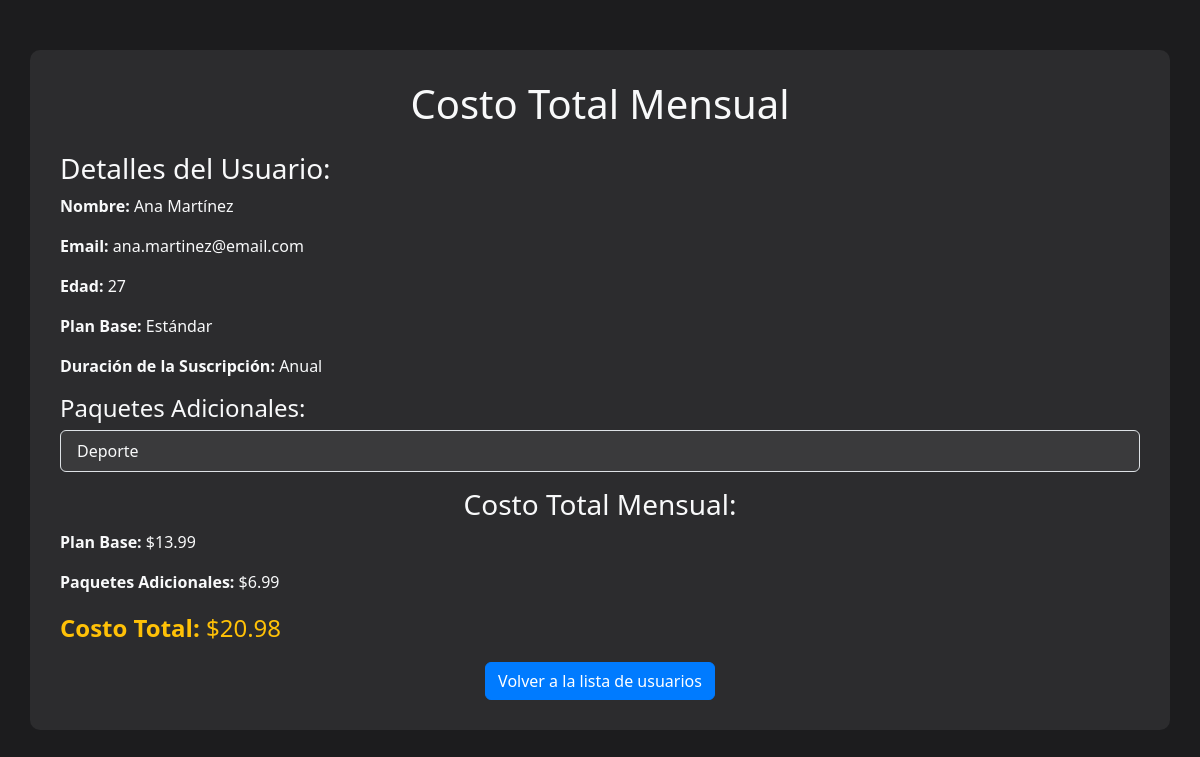
The app's page /hito2T/vista/costototal.php?id=4 with its own data.
### tables this page shows
CREATE TABLE IF NOT EXISTS usuarios (
    id INT AUTO_INCREMENT PRIMARY KEY,
    nombre VARCHAR(100) NOT NULL,
    apellidos VARCHAR(100) NOT NULL,
    correo VARCHAR(255) NOT NULL UNIQUE,
    edad INT NOT NULL CHECK (edad > 0),
    plan_base_id INT NOT NULL,
    duracion ENUM('Mensual', 'Anual') NOT NULL,
    FOREIGN KEY (plan_base_id) REFERENCES plan_base(id) ON DELETE CASCADE
);

CREATE TABLE IF NOT EXISTS plan_base (
    id INT AUTO_INCREMENT PRIMARY KEY,
    nombre ENUM('Básico', 'Estándar', 'Premium') NOT NULL UNIQUE,
    precio DECIMAL(5,2) NOT NULL
);

### hito2T/config/class_conexion.php (called while the page is built, shortened)
<?php
class Conexion {
private $servidor = 'localhost';
private $usuario = 'root';
private $password = '1234';
private $base_datos = 'StreamWeb';
public function __construct() {
$this->conexion = new
mysqli($this->servidor, $this->usuario,
$this->password, $this->base_datos);
}
}
?>

### hito2T/controlador/UsuariosController.php (called while the page is built, shortened)
<?php
require_once '../modelo/class_usuario.php';
class UsuariosController
{
    private $modelo;
    public function __construct()
    {
        $this->modelo = new Usuario();
    }
    public function obtenerUsuarioPorId($id_usuario)
    {
        return $this->modelo->obtenerUsuarioPorId($id_usuario);
    }
}
?>

### hito2T/modelo/class_usuario.php (called while the page is built, shortened)
<?php
require_once '../config/class_conexion.php';
class Usuario
{
    private $conexion;
    public function __construct()
    {
        $this->conexion = new Conexion();
    }
    public function obtenerUsuarioPorId($id_usuario)
    {
        $sql = "SELECT u.id, u.nombre, u.apellidos, u.correo, u.edad, pb.nombre AS plan_base, u.duracion
                FROM usuarios u
                INNER JOIN plan_base pb ON u.plan_base_id = pb.id
                WHERE u.id = ?";
        $stmt = $this->conexion->conexion->prepare($sql);
        $stmt->bind_param('i', $id_usuario);
        $stmt->execute();
        $result = $stmt->get_result();
        $usuario = $result->fetch_assoc();
        $usuario['paquetes'] = $this->obtenerPaquetesPorUsuario($usuario['id']);
        return $usuario;
    }
    private function obtenerPaquetesPorUsuario($usuarioId)
    {
        $sql = "SELECT p.nombre
                FROM usuario_paquetes up
                INNER JOIN paquetes p ON up.paquete_id = p.id
                WHERE up.usuario_id = ?";
        $stmt = $this->conexion->conexion->prepare($sql);
        $stmt->bind_param('i', $usuarioId);
        $stmt->execute();
        $result = $stmt->get_result();
        $paquetes = [];
        while ($row = $result->fetch_assoc()) {
            $paquetes[] = $row['nombre'];
        }
        return $paquetes;
    }
}
?>

### hito2T/vista/costototal.php (the view, shortened to what this page needs)
<?php
require_once '../controlador/UsuariosController.php';
$controller = new UsuariosController();
if (isset($_GET['id'])) {
    $id_usuario = $_GET['id'];
    $usuario = $controller->obtenerUsuarioPorId($id_usuario);
    $precioPlan = 0;
    switch ($usuario['plan_base']) {
        case 'Estándar':
            $precioPlan = 13.99;
            break;
    }
    $precioPaquetes = 0;
    foreach ($usuario['paquetes'] as $paquete) {
        switch ($paquete) {
            case 'Deporte':
                $precioPaquetes += 6.99;
                break;
        }
    }
    $costoTotalMensual = $precioPlan + $precioPaquetes;
}
?>
<!DOCTYPE html>
<html lang="es">
<head>
    <link href="https://cdn.jsdelivr.net/npm/bootstrap@5.3.3/dist/css/bootstrap.min.css" rel="stylesheet">
</head>
<body>
    <div class="container">
        <h1 class="text-center mb-4">Costo Total Mensual</h1>
        <h3>Detalles del Usuario:</h3>
        <p><strong>Nombre:</strong> <?= $usuario['nombre'] ?> <?= $usuario['apellidos'] ?></p>
        <p><strong>Email:</strong> <?= $usuario['correo'] ?></p>
        <p><strong>Edad:</strong> <?= $usuario['edad'] ?></p>
        <p><strong>Plan Base:</strong> <?= $usuario['plan_base'] ?></p>
        <p><strong>Duración de la Suscripción:</strong> <?= $usuario['duracion'] ?></p>
        <h4>Paquetes Adicionales:</h4>
        <ul class="list-group mb-3">
            <?php if (!empty($usuario['paquetes'])): ?>
                <?php foreach ($usuario['paquetes'] as $paquete): ?>
                    <li class="list-group-item"> <?= $paquete ?> </li>
                <?php endforeach; ?>
            <?php else: ?>
                <li class="list-group-item">No tiene paquetes adicionales</li>
            <?php endif; ?>
        </ul>
        <h3 class="text-center">Costo Total Mensual:</h3>
        <p><strong>Plan Base:</strong> $<?= number_format($precioPlan, 2) ?></p>
        <p><strong>Paquetes Adicionales:</strong> $<?= number_format($precioPaquetes, 2) ?></p>
        <p class="fs-4 text-warning"><strong>Costo Total:</strong> $<?= number_format($costoTotalMensual, 2) ?></p>
        <div class="text-center">
            <a href="lista_usuarios.php" class="btn btn-primary">Volver a la lista de usuarios</a>
        </div>
    </div>
</body>
</html>

### hito2T/vista/costototal.php (style rules this page uses)
body { background-color: #1c1c1e; color: #f8f9fa; }
.container { background-color: #2c2c2e; padding: 30px; border-radius: 10px; margin-top: 50px; }
.btn-primary { background-color: #007bff; border-color: #007bff; }
.list-group-item { background-color: #3a3a3c; color: #f8f9fa; }

### records on screen
usuarios: nombre "Ana", apellidos "Martínez", correo "ana.martinez@email.com", edad "27", plan_base.nombre "Estándar", duracion "Anual", plan_base.nombre "13.99", plan_base.nombre "20.98"

### other values on screen
$paquete "Deporte"
$precioPaquetes "6.99"
